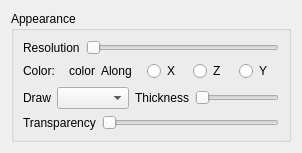
         <widget class="QWidget" name="tab_3">
          <attribute name="title">
           <string>Appear</string>
          </attribute>
          <layout class="QVBoxLayout" name="verticalLayout_8">
           <item>
            <widget class="QGroupBox" name="groupBox">
             <property name="title">
              <string>Appearance</string>
             </property>
             <layout class="QVBoxLayout" name="verticalLayout_7">
              <item>
               <layout class="QHBoxLayout" name="horizontalLayout_8">
                <item>
                 <widget class="QLabel" name="label">
                  <property name="text">
                   <string>Resolution</string>
                  </property>
                 </widget>
                </item>
                <item>
                 <widget class="QSlider" name="horizontalSlider">
                  <property name="cursor">
                   <cursorShape>PointingHandCursor</cursorShape>
                  </property>
                  <property name="styleSheet">
                   <string notr="true"/>
                  </property>
                  <property name="orientation">
                   <enum>Qt::Horizontal</enum>
                  </property>
                 </widget>
                </item>
               </layout>
              </item>
              <item>
               <layout class="QHBoxLayout" name="horizontalLayout_9">
                <property name="sizeConstraint">
                 <enum>QLayout::SetNoConstraint</enum>
                </property>
                <item>
                 <widget class="QLabel" name="label_2">
                  <property name="text">
                   <string>Color:</string>
                  </property>
                 </widget>
                </item>
                <item>
                 <widget class="QLabel" name="label_3">
                  <property name="sizePolicy">
                   <sizepolicy hsizetype="Fixed" vsizetype="Fixed">
                    <horstretch>0</horstretch>
                    <verstretch>0</verstretch>
                   </sizepolicy>
                  </property>
                  <property name="minimumSize">
                   <size>
                    <width>20</width>
                    <height>20</height>
                   </size>
                  </property>
                  <property name="text">
                   <string>color</string>
                  </property>
                 </widget>
                </item>
                <item>
                 <widget class="QLabel" name="label_4">
                  <property name="text">
                   <string>Along</string>
                  </property>
                 </widget>
                </item>
                <item>
                 <widget class="QRadioButton" name="radioButton">
                  <property name="cursor">
                   <cursorShape>PointingHandCursor</cursorShape>
                  </property>
                  <property name="text">
                   <string>X</string>
                  </property>
                 </widget>
                </item>
                <item>
                 <widget class="QRadioButton" name="radioButton_3">
                  <property name="cursor">
                   <cursorShape>PointingHandCursor</cursorShape>
                  </property>
                  <property name="text">
                   <string>Z</string>
                  </property>
                 </widget>
                </item>
                <item>
                 <widget class="QRadioButton" name="radioButton_2">
                  <property name="cursor">
                   <cursorShape>PointingHandCursor</cursorShape>
                  </property>
                  <property name="text">
                   <string>Y</string>
                  </property>
                 </widget>
                </item>
               </layout>
              </item>
              <item>
               <layout class="QHBoxLayout" name="horizontalLayout_10">
                <item>
                 <widget class="QLabel" name="label_5">
                  <property name="text">
                   <string>Draw</string>
                  </property>
                 </widget>
                </item>
                <item>
                 <widget class="QComboBox" name="comboBox_4">
                  <property name="cursor">
                   <cursorShape>PointingHandCursor</cursorShape>
                  </property>
                 </widget>
                </item>
                <item>
                 <widget class="QLabel" name="label_6">
                  <property name="text">
                   <string>Thickness</string>
                  </property>
                 </widget>
                </item>
                <item>
                 <widget class="QSlider" name="horizontalSlider_2">
                  <property name="cursor">
                   <cursorShape>PointingHandCursor</cursorShape>
                  </property>
                  <property name="orientation">
                   <enum>Qt::Horizontal</enum>
                  </property>
                 </widget>
                </item>
               </layout>
              </item>
              <item>
               <layout class="QHBoxLayout" name="horizontalLayout_11">
                <item>
                 <widget class="QLabel" name="label_7">
                  <property name="text">
                   <string>Transparency</string>
                  </property>
                 </widget>
                </item>
                <item>
                 <widget class="QSlider" name="horizontalSlider_3">
                  <property name="cursor">
                   <cursorShape>PointingHandCursor</cursorShape>
                  </property>
                  <property name="orientation">
                   <enum>Qt::Horizontal</enum>
                  </property>
                 </widget>
                </item>
               </layout>
              </item>
             </layout>
            </widget>
           </item>
          </layout>
         </widget>
